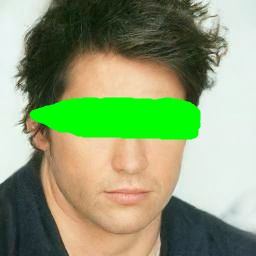
#> input picture test.png, 256 x 256 px, found by its file name
$ python get_mask.py
#> lines starting #> are read from the running program, lines starting #| are printed output that depends on the picture; after the words box and inside, x2 and y2 are one past the last pixel; in counts of white or black regions, pixels touching at a corner belong together
# given an image with a mask of color 0 255 0 superimposed on top, return the mask
import sys
from PIL import Image
import numpy as np
sys.path.append("./")

mask_color = np.array([0, 255, 0, 255])
filename = "test.png"

def col_eq(a, b):
    for i, c in enumerate(a):
        if a[i] != b[i]: return False
    return True

img = np.array(Image.open(filename))
#> img is the input picture: shape (256, 256, 4); mean R, G, B, A 141, 157.2, 116.6, 255
b = np.zeros((256, 256))
for i in range(len(img)):
    for j in range(len(img[0])):
        if col_eq(img[i][j], mask_color):
            b[i][j] = 1
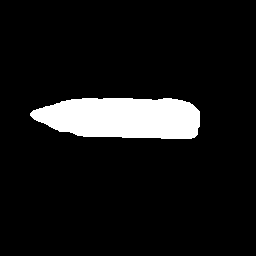
#> b: shape (256, 256) float64; values 0 (black) and 1 (white), 8.8% white; 1 white region, box (x1, y1, x2, y2) and area: (30, 98, 200, 139) 5778
temp = img.transpose(2, 0, 1) * b
# print(img.shape, img.transpose().shape)
temp = temp.transpose(1, 2, 0)
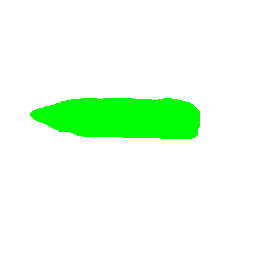
#> temp: shape (256, 256, 4) float64; mean of channels 0, 1, 2, 3 0, 22.5, 0, 22.5; transparent parts drawn white
# print(temp[1][1][4])
#> (the run stopped early here; a loop or call above may not have finished)
